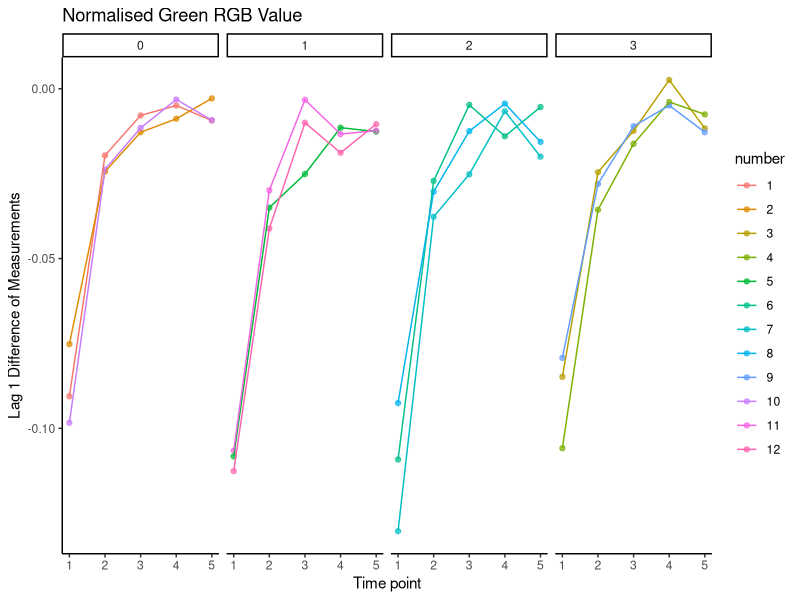
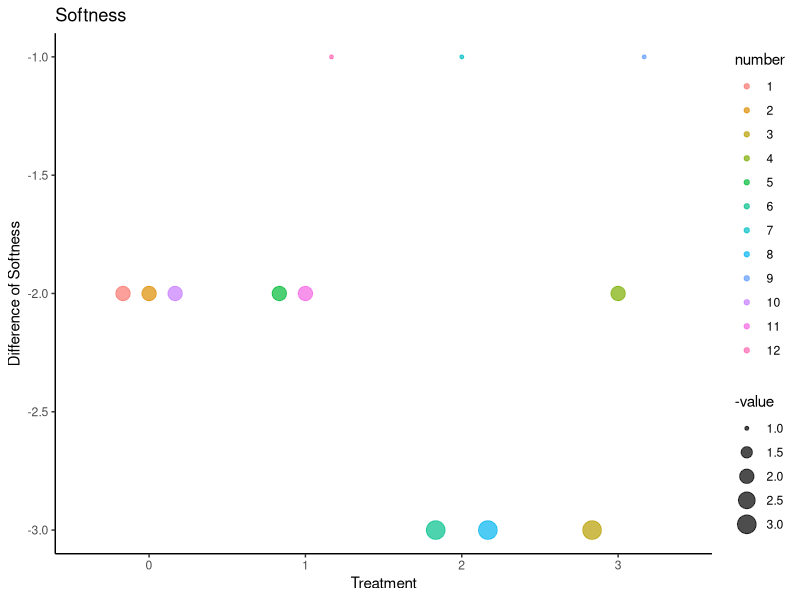
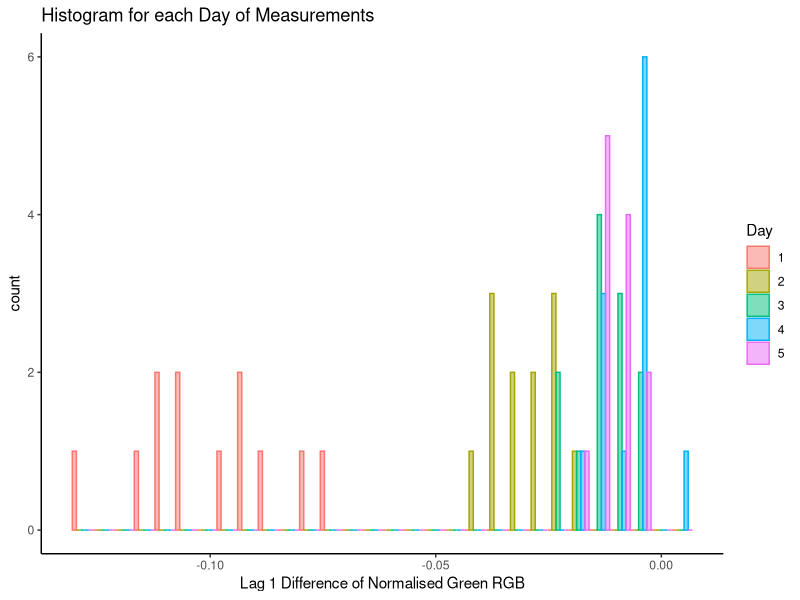

Write R code to recreate these figures, in order.
library(ggplot2)
library(tibble)
library(tidyr)

df = read.csv("df_melted.csv")
df$number = as.factor(df$number)
df$treatment = as.factor(df$treatment)
df$covariates = as.numeric(as.factor(df$covariates))

grn_df = df[13:72,]

g = ggplot(grn_df, aes(x=covariates, y=value, color=number)) +
    facet_wrap(~treatment, ncol=4) +
    geom_point(alpha=0.7) + 
    # geom_smooth(se=FALSE, method=loess) +
    geom_line() +
    labs(x = "Time point", y = "Lag 1 Difference of Measurements") +
    ggtitle("Normalised Green RGB Value") +
    theme_classic() 

hist_g = ggplot(grn_df) +
    # facet_wrap(~covariates, ncol=5) +
    geom_histogram(aes(x=value, color=factor(covariates), fill=factor(covariates)), alpha=0.5, position="dodge") +
    labs(x = "Lag 1 Difference of Normalised Green RGB") +
    ggtitle("Histogram for each Day of Measurements") +
    labs(colour = "Day", fill="Day") +
    theme_classic() 

soft_df = df[1:12,]
soft_g = ggplot(soft_df, aes(x=treatment, y=value, color=number, fill=number, size=-value)) +
    # facet_wrap(~treatment, ncol=4) +
    # geom_violin(alpha=0.7) + 
    geom_point(position=position_dodge(0.5), alpha=0.7) +
    # geom_smooth(se=FALSE, method=loess) +
    # geom_line() +
    labs(x = "Treatment", y = "Difference of Softness") +
    ggtitle("Softness") +
    theme_classic() 

ggsave("./figs/green.png", plot=g)
ggsave("./figs/soft.png", plot=soft_g)
ggsave("./figs/hist.png", plot=hist_g)


